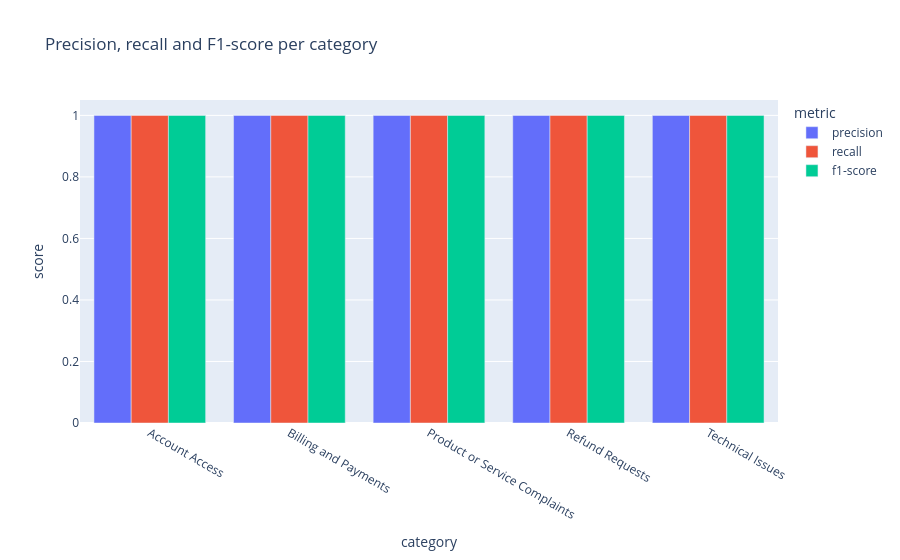

The cell this chart's notebook holds for it:
### Code cell
report = classification_report(y_test, y_pred, labels=labels,
                               output_dict=True, zero_division=0)      # the same report, as a dictionary
report_df = pd.DataFrame(report).T.loc[labels, ["precision", "recall", "f1-score"]]   # keep only the category rows
report_df = report_df.reset_index().rename(columns={"index": "category"})   # make category a normal column
report_long = report_df.melt(id_vars="category", var_name="metric", value_name="score")   # long format for plotting

px.bar(report_long, x="category", y="score", color="metric", barmode="group",   # grouped bar chart
       range_y=[0, 1.05], title="Precision, recall and F1-score per category").show()   # fixed 0-1 scale

### Figure 1 — Plotly figure (JSON) as saved in the notebook; plotly's stock layout.template omitted (floating-point values rounded to 4 significant figures)
{"data": [{"alignmentgroup": "True", "hovertemplate": "metric=precision<br>category=%{x}<br>score=%{y}<extra></extra>", "legendgroup": "precision", "marker": {"color": "#636efa", "pattern": {"shape": ""}}, "name": "precision", "offsetgroup": "precision", "orientation": "v", "showlegend": true, "textposition": "auto", "type": "bar", "x": ["Account Access", "Billing and Payments", "Product or Service Complaints", "Refund Requests", "Technical Issues"], "xaxis": "x", "y": [1, 1, 1, 1, 1], "yaxis": "y"}, {"alignmentgroup": "True", "hovertemplate": "metric=recall<br>category=%{x}<br>score=%{y}<extra></extra>", "legendgroup": "recall", "marker": {"color": "#EF553B", "pattern": {"shape": ""}}, "name": "recall", "offsetgroup": "recall", "orientation": "v", "showlegend": true, "textposition": "auto", "type": "bar", "x": ["Account Access", "Billing and Payments", "Product or Service Complaints", "Refund Requests", "Technical Issues"], "xaxis": "x", "y": [1, 1, 1, 1, 1], "yaxis": "y"}, {"alignmentgroup": "True", "hovertemplate": "metric=f1-score<br>category=%{x}<br>score=%{y}<extra></extra>", "legendgroup": "f1-score", "marker": {"color": "#00cc96", "pattern": {"shape": ""}}, "name": "f1-score", "offsetgroup": "f1-score", "orientation": "v", "showlegend": true, "textposition": "auto", "type": "bar", "x": ["Account Access", "Billing and Payments", "Product or Service Complaints", "Refund Requests", "Technical Issues"], "xaxis": "x", "y": [1, 1, 1, 1, 1], "yaxis": "y"}], "layout": {"barmode": "group", "legend": {"title": {"text": "metric"}, "tracegroupgap": 0}, "title": {"text": "Precision, recall and F1-score per category"}, "xaxis": {"anchor": "y", "domain": [0, 1], "title": {"text": "category"}}, "yaxis": {"anchor": "x", "domain": [0, 1], "range": [0, 1.05], "title": {"text": "score"}}}}
